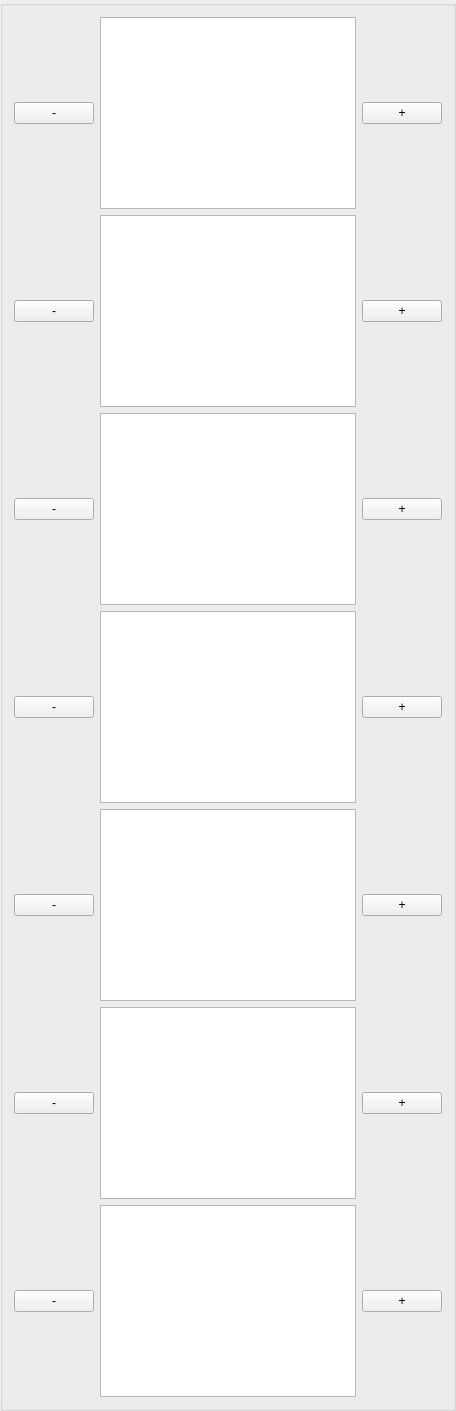
     <widget class="QGroupBox" name="groupBox_2">
      <layout class="QGridLayout" name="gridLayout_2">
       <property name="sizeConstraint">
        <enum>QLayout::SetDefaultConstraint</enum>
       </property>
       <item row="0" column="0">
        <widget class="QPushButton" name="pushButton_2_1">
         <property name="text">
          <string>-</string>
         </property>
        </widget>
       </item>
       <item row="1" column="1">
        <widget class="QTextEdit" name="textEdit2_2">
         <property name="html">
          <string>&lt;!DOCTYPE HTML PUBLIC &quot;-//W3C//DTD HTML 4.0//EN&quot; &quot;http://www.w3.org/TR/REC-html40/strict.dtd&quot;&gt;
&lt;html&gt;&lt;head&gt;&lt;meta name=&quot;qrichtext&quot; content=&quot;1&quot; /&gt;&lt;meta charset=&quot;utf-8&quot; /&gt;&lt;style type=&quot;text/css&quot;&gt;
p, li { white-space: pre-wrap; }
hr { height: 1px; border-width: 0; }
li.unchecked::marker { content: &quot;\2610&quot;; }
li.checked::marker { content: &quot;\2612&quot;; }
&lt;/style&gt;&lt;/head&gt;&lt;body style=&quot; font-family:'Ubuntu'; font-size:11pt; font-weight:400; font-style:normal;&quot;&gt;
&lt;p align=&quot;center&quot; style=&quot;-qt-paragraph-type:empty; margin-top:0px; margin-bottom:0px; margin-left:0px; margin-right:0px; -qt-block-indent:0; text-indent:0px;&quot;&gt;&lt;br /&gt;&lt;/p&gt;&lt;/body&gt;&lt;/html&gt;</string>
         </property>
        </widget>
       </item>
       <item row="3" column="2">
        <widget class="QPushButton" name="pushButton_2_8">
         <property name="text">
          <string>+</string>
         </property>
        </widget>
       </item>
       <item row="6" column="1">
        <widget class="QTextEdit" name="textEdit2_7">
         <property name="html">
          <string>&lt;!DOCTYPE HTML PUBLIC &quot;-//W3C//DTD HTML 4.0//EN&quot; &quot;http://www.w3.org/TR/REC-html40/strict.dtd&quot;&gt;
&lt;html&gt;&lt;head&gt;&lt;meta name=&quot;qrichtext&quot; content=&quot;1&quot; /&gt;&lt;meta charset=&quot;utf-8&quot; /&gt;&lt;style type=&quot;text/css&quot;&gt;
p, li { white-space: pre-wrap; }
hr { height: 1px; border-width: 0; }
li.unchecked::marker { content: &quot;\2610&quot;; }
li.checked::marker { content: &quot;\2612&quot;; }
&lt;/style&gt;&lt;/head&gt;&lt;body style=&quot; font-family:'Ubuntu'; font-size:11pt; font-weight:400; font-style:normal;&quot;&gt;
&lt;p align=&quot;center&quot; style=&quot;-qt-paragraph-type:empty; margin-top:0px; margin-bottom:0px; margin-left:0px; margin-right:0px; -qt-block-indent:0; text-indent:0px;&quot;&gt;&lt;br /&gt;&lt;/p&gt;&lt;/body&gt;&lt;/html&gt;</string>
         </property>
        </widget>
       </item>
       <item row="4" column="2">
        <widget class="QPushButton" name="pushButton_2_10">
         <property name="text">
          <string>+</string>
         </property>
        </widget>
       </item>
       <item row="1" column="0">
        <widget class="QPushButton" name="pushButton_2_3">
         <property name="text">
          <string>-</string>
         </property>
        </widget>
       </item>
       <item row="2" column="2">
        <widget class="QPushButton" name="pushButton_2_6">
         <property name="text">
          <string>+</string>
         </property>
        </widget>
       </item>
       <item row="5" column="0">
        <widget class="QPushButton" name="pushButton_2_11">
         <property name="text">
          <string>-</string>
         </property>
        </widget>
       </item>
       <item row="3" column="0">
        <widget class="QPushButton" name="pushButton_2_7">
         <property name="text">
          <string>-</string>
         </property>
        </widget>
       </item>
       <item row="4" column="1">
        <widget class="QTextEdit" name="textEdit2_5">
         <property name="html">
          <string>&lt;!DOCTYPE HTML PUBLIC &quot;-//W3C//DTD HTML 4.0//EN&quot; &quot;http://www.w3.org/TR/REC-html40/strict.dtd&quot;&gt;
&lt;html&gt;&lt;head&gt;&lt;meta name=&quot;qrichtext&quot; content=&quot;1&quot; /&gt;&lt;meta charset=&quot;utf-8&quot; /&gt;&lt;style type=&quot;text/css&quot;&gt;
p, li { white-space: pre-wrap; }
hr { height: 1px; border-width: 0; }
li.unchecked::marker { content: &quot;\2610&quot;; }
li.checked::marker { content: &quot;\2612&quot;; }
&lt;/style&gt;&lt;/head&gt;&lt;body style=&quot; font-family:'Ubuntu'; font-size:11pt; font-weight:400; font-style:normal;&quot;&gt;
&lt;p align=&quot;center&quot; style=&quot;-qt-paragraph-type:empty; margin-top:0px; margin-bottom:0px; margin-left:0px; margin-right:0px; -qt-block-indent:0; text-indent:0px;&quot;&gt;&lt;br /&gt;&lt;/p&gt;&lt;/body&gt;&lt;/html&gt;</string>
         </property>
        </widget>
       </item>
       <item row="2" column="0">
        <widget class="QPushButton" name="pushButton_2_5">
         <property name="text">
          <string>-</string>
         </property>
        </widget>
       </item>
       <item row="6" column="0">
        <widget class="QPushButton" name="pushButton_2_13">
         <property name="text">
          <string>-</string>
         </property>
        </widget>
       </item>
       <item row="3" column="1">
        <widget class="QTextEdit" name="textEdit2_4">
         <property name="html">
          <string>&lt;!DOCTYPE HTML PUBLIC &quot;-//W3C//DTD HTML 4.0//EN&quot; &quot;http://www.w3.org/TR/REC-html40/strict.dtd&quot;&gt;
&lt;html&gt;&lt;head&gt;&lt;meta name=&quot;qrichtext&quot; content=&quot;1&quot; /&gt;&lt;meta charset=&quot;utf-8&quot; /&gt;&lt;style type=&quot;text/css&quot;&gt;
p, li { white-space: pre-wrap; }
hr { height: 1px; border-width: 0; }
li.unchecked::marker { content: &quot;\2610&quot;; }
li.checked::marker { content: &quot;\2612&quot;; }
&lt;/style&gt;&lt;/head&gt;&lt;body style=&quot; font-family:'Ubuntu'; font-size:11pt; font-weight:400; font-style:normal;&quot;&gt;
&lt;p align=&quot;center&quot; style=&quot;-qt-paragraph-type:empty; margin-top:0px; margin-bottom:0px; margin-left:0px; margin-right:0px; -qt-block-indent:0; text-indent:0px;&quot;&gt;&lt;br /&gt;&lt;/p&gt;&lt;/body&gt;&lt;/html&gt;</string>
         </property>
        </widget>
       </item>
       <item row="6" column="2">
        <widget class="QPushButton" name="pushButton_2_14">
         <property name="text">
          <string>+</string>
         </property>
        </widget>
       </item>
       <item row="2" column="1">
        <widget class="QTextEdit" name="textEdit2_3">
         <property name="html">
          <string>&lt;!DOCTYPE HTML PUBLIC &quot;-//W3C//DTD HTML 4.0//EN&quot; &quot;http://www.w3.org/TR/REC-html40/strict.dtd&quot;&gt;
&lt;html&gt;&lt;head&gt;&lt;meta name=&quot;qrichtext&quot; content=&quot;1&quot; /&gt;&lt;meta charset=&quot;utf-8&quot; /&gt;&lt;style type=&quot;text/css&quot;&gt;
p, li { white-space: pre-wrap; }
hr { height: 1px; border-width: 0; }
li.unchecked::marker { content: &quot;\2610&quot;; }
li.checked::marker { content: &quot;\2612&quot;; }
&lt;/style&gt;&lt;/head&gt;&lt;body style=&quot; font-family:'Ubuntu'; font-size:11pt; font-weight:400; font-style:normal;&quot;&gt;
&lt;p align=&quot;center&quot; style=&quot;-qt-paragraph-type:empty; margin-top:0px; margin-bottom:0px; margin-left:0px; margin-right:0px; -qt-block-indent:0; text-indent:0px;&quot;&gt;&lt;br /&gt;&lt;/p&gt;&lt;/body&gt;&lt;/html&gt;</string>
         </property>
        </widget>
       </item>
       <item row="5" column="2">
        <widget class="QPushButton" name="pushButton_2_12">
         <property name="text">
          <string>+</string>
         </property>
        </widget>
       </item>
       <item row="5" column="1">
        <widget class="QTextEdit" name="textEdit2_6">
         <property name="html">
          <string>&lt;!DOCTYPE HTML PUBLIC &quot;-//W3C//DTD HTML 4.0//EN&quot; &quot;http://www.w3.org/TR/REC-html40/strict.dtd&quot;&gt;
&lt;html&gt;&lt;head&gt;&lt;meta name=&quot;qrichtext&quot; content=&quot;1&quot; /&gt;&lt;meta charset=&quot;utf-8&quot; /&gt;&lt;style type=&quot;text/css&quot;&gt;
p, li { white-space: pre-wrap; }
hr { height: 1px; border-width: 0; }
li.unchecked::marker { content: &quot;\2610&quot;; }
li.checked::marker { content: &quot;\2612&quot;; }
&lt;/style&gt;&lt;/head&gt;&lt;body style=&quot; font-family:'Ubuntu'; font-size:11pt; font-weight:400; font-style:normal;&quot;&gt;
&lt;p align=&quot;center&quot; style=&quot;-qt-paragraph-type:empty; margin-top:0px; margin-bottom:0px; margin-left:0px; margin-right:0px; -qt-block-indent:0; text-indent:0px;&quot;&gt;&lt;br /&gt;&lt;/p&gt;&lt;/body&gt;&lt;/html&gt;</string>
         </property>
        </widget>
       </item>
       <item row="4" column="0">
        <widget class="QPushButton" name="pushButton_2_9">
         <property name="text">
          <string>-</string>
         </property>
        </widget>
       </item>
       <item row="0" column="2">
        <widget class="QPushButton" name="pushButton_2_2">
         <property name="text">
          <string>+</string>
         </property>
        </widget>
       </item>
       <item row="1" column="2">
        <widget class="QPushButton" name="pushButton_2_4">
         <property name="text">
          <string>+</string>
         </property>
        </widget>
       </item>
       <item row="0" column="1">
        <widget class="QTextEdit" name="textEdit2">
         <property name="html">
          <string>&lt;!DOCTYPE HTML PUBLIC &quot;-//W3C//DTD HTML 4.0//EN&quot; &quot;http://www.w3.org/TR/REC-html40/strict.dtd&quot;&gt;
&lt;html&gt;&lt;head&gt;&lt;meta name=&quot;qrichtext&quot; content=&quot;1&quot; /&gt;&lt;meta charset=&quot;utf-8&quot; /&gt;&lt;style type=&quot;text/css&quot;&gt;
p, li { white-space: pre-wrap; }
hr { height: 1px; border-width: 0; }
li.unchecked::marker { content: &quot;\2610&quot;; }
li.checked::marker { content: &quot;\2612&quot;; }
&lt;/style&gt;&lt;/head&gt;&lt;body style=&quot; font-family:'Ubuntu'; font-size:11pt; font-weight:400; font-style:normal;&quot;&gt;
&lt;p align=&quot;center&quot; style=&quot;-qt-paragraph-type:empty; margin-top:0px; margin-bottom:0px; margin-left:0px; margin-right:0px; -qt-block-indent:0; text-indent:0px;&quot;&gt;&lt;br /&gt;&lt;/p&gt;&lt;/body&gt;&lt;/html&gt;</string>
         </property>
        </widget>
       </item>
      </layout>
     </widget>
